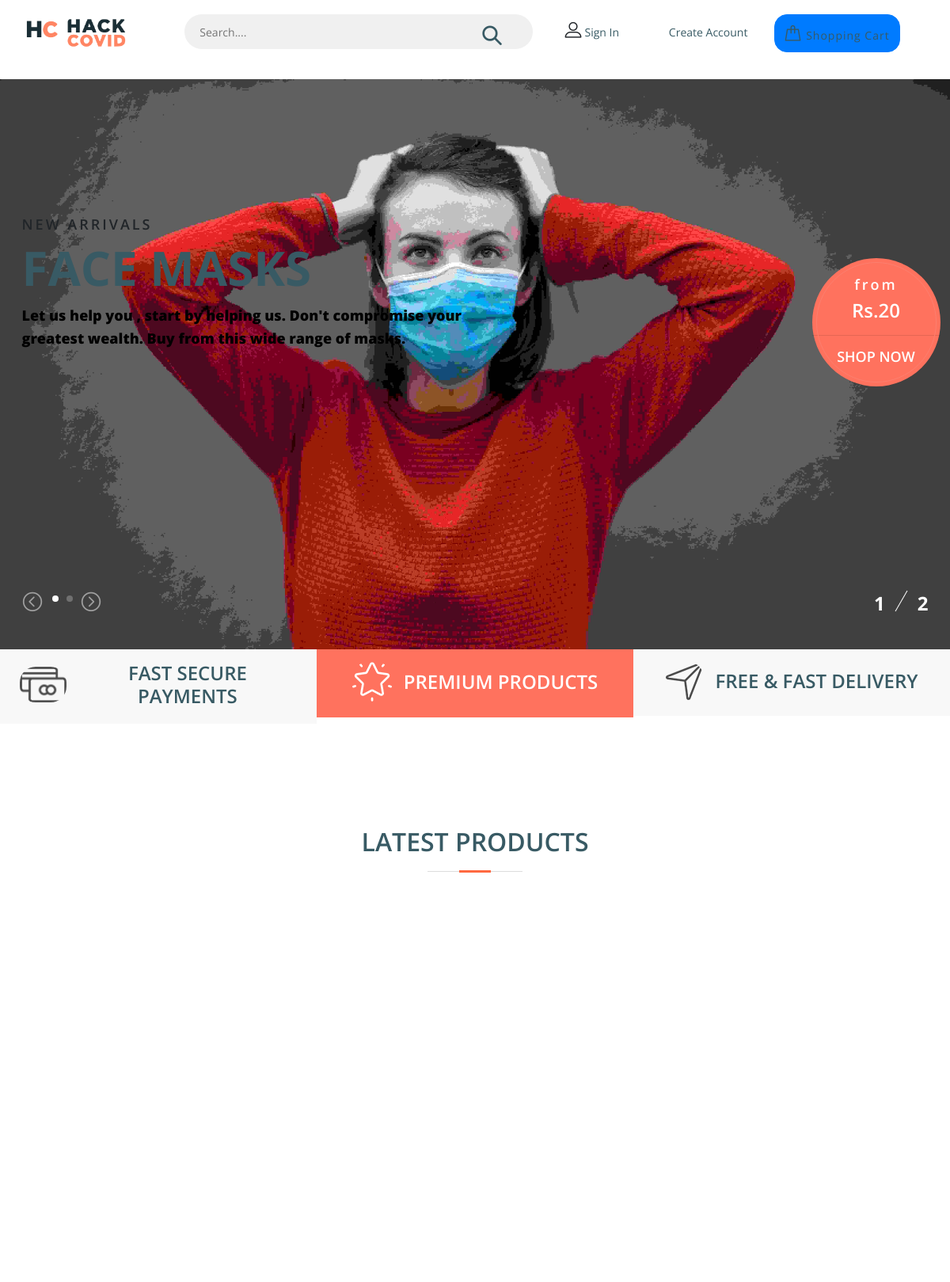
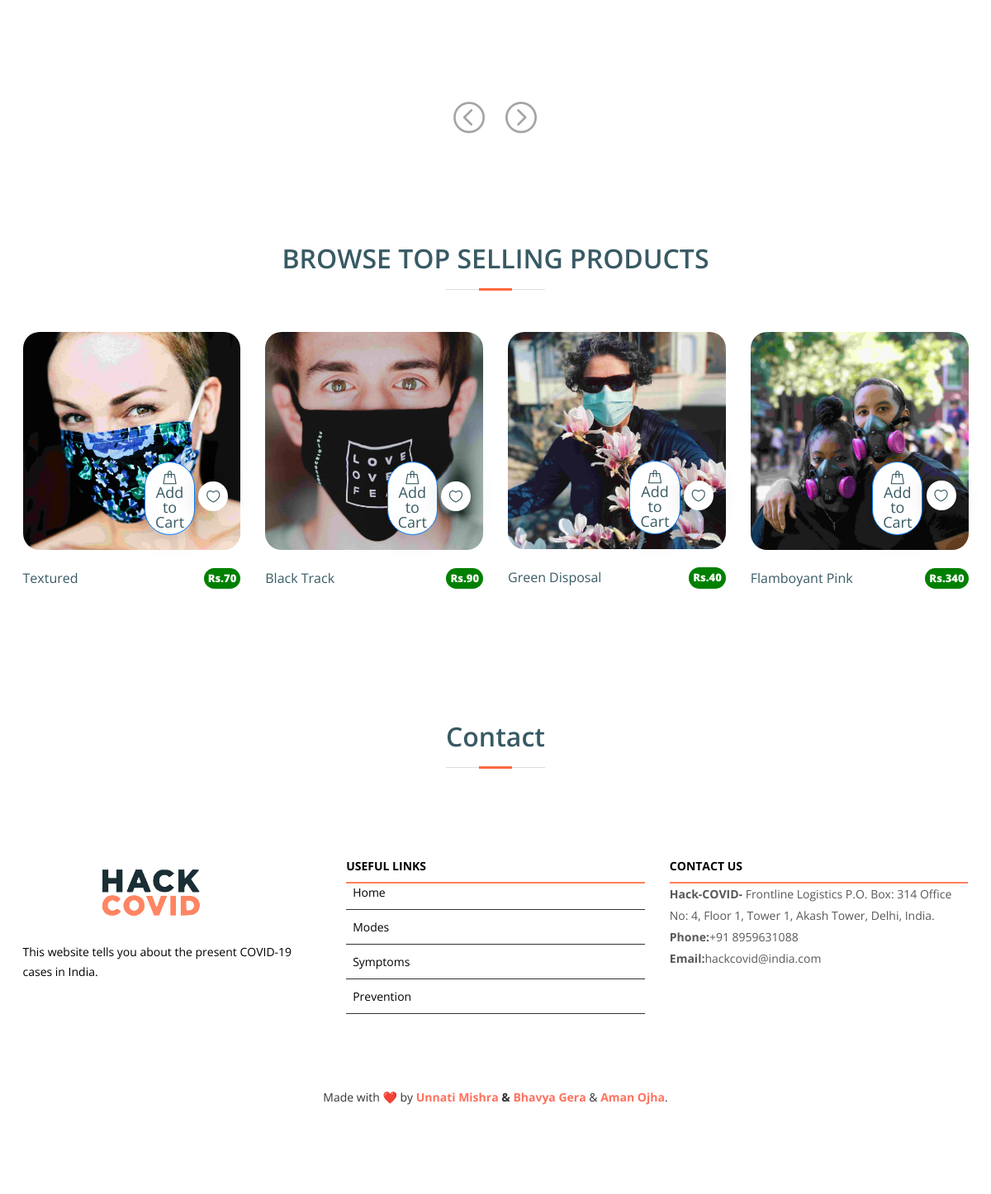
/store/, run on the app's committed database (2 pictures, top to bottom).
### hackKovid/models.py (models this page shows, shortened)
class Product(models.Model):
    ID = models.AutoField
    Name = models.CharField(max_length = 50)
    Price = models.CharField(max_length=20)
    desc = models.CharField(max_length=5000, default='')
    image = models.ImageField(upload_to='hackKovid/images')
    UploadToHINTLatestProductOrTOPSellingProducts = models.CharField(max_length=20)

### hackKovid/views.py (the view)
# urls.py: path('store/', views.store, name='store'),
def store(request):
    item = Product.objects.values()
    allProds = {'item': item}
    return render(request, 'store.html', allProds)

### hackKovid/templates/store.html (shortened to what this page needs)
{% extends "basic.html" %}
{% load static %}
{% block header %}
	<header class="header-section">
		<div class="header-top">
			<div class="container">
				<div class="row">
					<div class="col-lg-2 text-center text-lg-left">
						<img src="{% static 'assets/img/Icon.png' %}" style="margin-top: -15px; width:50px;" alt="">
						<a href="/"><img src="{% static 'assets/img/Logo.png' %}" style=" width:80px;" alt=""></a>
					</div>
					<div class="col-xl-5 col-lg-4">
						<form class="header-search-form">
							<input type="text" placeholder="Search....">
							<button><i class="flaticon-search"></i></button>
						</form>
					</div>
					<div class="col-xl-5 col-lg-6">
						<div class="user-panel">
							<div class="up-item">
								<i class="flaticon-profile"></i>
								<a href="/signup/" id="login">Sign In </a><a href="/create/">Create Account</a>
							</div>
							<div class="up-item">
							<button class="btn btn-primary" style="border-radius: 16px;color: white;">
								<a href="/cart/">
									<div class="shopping-card">
										<i class="flaticon-bag"></i>
									</div>
									Shopping Cart</a>
							</button>
							</div>
							<div class="up-item">
							</div>
						</div>
					</div>
				</div>
			</div>
		</div>
{% endblock header %}
{% block body %}
	<section class="hero-section" style="margin-top: -4em;margin-bottom: -4em;">
		<div class="hero-slider owl-carousel">
			<div class="hs-item set-bg" data-setbg="{% static 'img/back.jpg' %}">
				<div class="container">
					<div class="row">
						<div class="col-xl-6 col-lg-7 text-black">
							<span>New Arrivals</span>
							<h2>Face Masks</h2>
							<p style="font-weight: 800; color: black;"><b>Let us help you , start by helping us. Don't compromise your greatest wealth. Buy from
								this wide range of masks.</b></p>
						</div>
					</div>
					<div class="offer-card text-white">
						<span>from</span>
						<h4>Rs.20</h4>
						<hr>
						<h5>SHOP NOW</h5>
					</div>
				</div>
			</div>
		</div>
		<div class="container">
			<div class="slide-num-holder" id="snh-1"></div>
		</div>
	</section>
	<section class="features-section">
		<div class="container-fluid">
			<div class="row">
				<div class="col-md-4 p-0 feature">
					<div class="feature-inner">
						<div class="feature-icon">
							<img src="{% static 'img/icons/1.png' %}" alt="#">
						</div>
						<h2>Fast Secure Payments</h2>
					</div>
				</div>
				<div class="col-md-4 p-0 feature">
					<div class="feature-inner">
						<div class="feature-icon">
							<img src="{% static 'img/icons/2.png' %}" alt="#">
						</div>
						<h2>Premium Products</h2>
					</div>
				</div>
				<div class="col-md-4 p-0 feature">
					<div class="feature-inner">
						<div class="feature-icon">
							<img src="{% static 'img/icons/3.png' %}" alt="#">
						</div>
						<h2>Free & fast Delivery</h2>
					</div>
				</div>
			</div>
		</div>
	</section>
	<section class="top-letest-product-section">
		<div class="container">
			<div class="section-title">
				<h2>LATEST PRODUCTS</h2>
			</div>
			<div class="product-slider owl-carousel">
				{% for items in item %}
				{% if items.UploadToHINTLatestProductOrTOPSellingProducts == 'Latest Products' %}
				<div class="product-item">
					<div class="pi-pic">
						<img src="/media/{{items.image}}" alt="">
					</div>
					<div class="pi-text">
						<a href="https://g.co/payinvite/dz8sc4r">
							<h6 style="
                font-weight: 800;
                font-size: 13px;
                display: inline-block;
                padding: 5px 5px 5px 5px;
                border-radius: 50px;
                transition: 0.5s;
                background: green;
                border-style: none;
                color: #fff;" id="pr{{items.id}}">Rs.{{items.Price}}</h6>
						</a>
						<p id="pr{{items.id}}">{{items.Name}}</p>
					</div>
				</div>
				{% endif %}
				{% endfor %}
			</div>
		</div>
	</section>
	<section class="product-filter-section">
		<div class="container">
			<div class="section-title">
				<h2>BROWSE TOP SELLING PRODUCTS</h2>
			</div>
			<div class="row">
				{% for items in item %}
						{% if items.UploadToHINTLatestProductOrTOPSellingProducts == 'Top Selling Products' %}
						<div class="col-lg-3 col-sm-6">
							<div class="product-item">
								<div class="pi-pic">
									<img src="/media/{{items.image}}" alt="">
									<div class="pi-links">
										<a onclick="AddToCart(this.id)" class="btn btn-outline-primary" id="{{items.id}}"><i class="flaticon-bag"></i><span>Add to Cart</span></a>
										<a class="wishlist-btn"><i class="flaticon-heart"></i></a>
									</div>
								</div>
								<div class="pi-text">
									<a href="https://g.co/payinvite/dz8sc4r">
										<h6 style="
						font-weight: 800;
						font-size: 13px;
						display: inline-block;
						padding: 5px 5px 5px 5px;
						border-radius: 50px;
						transition: 0.5s;
						background: green;
						border-style: none;
						color: #fff;" id="price{{items.id}}">Rs.{{items.Price}}</h6>
									</a>
									<p id="name{{items.id}}">{{items.Name}}</p>
								</div>
							</div>
						</div>
						{% endif %}
				{% endfor %}
			</div>
		</div>
	</section>
{% endblock body %}

### hackKovid/templates/basic.html (shortened to what this page needs)
<!DOCTYPE html>
{% load static %}
<html lang="en">
<head>
    <link href="{% static 'assets/vendor/bootstrap/css/bootstrap.min.css' %}" rel="stylesheet" />
    <link href="{% static 'assets/vendor/icofont/icofont.min.css' %}" rel="stylesheet" />
    <link rel="stylesheet" href="https://stackpath.bootstrapcdn.com/font-awesome/4.7.0/css/font-awesome.min.css"
 />
    <link href="{% static 'assets/css/style.css' %}" rel="stylesheet" />
	<link rel="stylesheet" href="{% static 'css/bootstrap.min.css' %}" />
	<link rel="stylesheet" href="{% static 'css/font-awesome.min.css' %}" />
	<link rel="stylesheet" href="{% static 'css/flaticon.css' %}" />
	<link rel="stylesheet" href="{% static 'css/slicknav.min.css' %}" />
	<link rel="stylesheet" href="{% static 'css/jquery-ui.min.css' %}" />
	<link rel="stylesheet" href="{% static 'css/owl.carousel.min.css' %}" />
	<link rel="stylesheet" href="{% static 'css/animate.css' %}" />
    <link rel="stylesheet" href="{% static 'css/style.css' %}" />
</head>
<body>
    {% block header %}
    {% endblock header %}
{% block body %}
{% endblock body %}
	<section id="contact">
		<div class="section-title">
			<h2>Contact</h2>
		</div>
		<footer id="footer">
			<div class="footer-top">
				<div class="container">
					<div class="row">
						<div class="col-lg-4 col-md-6 footer-info">
							<h3>
								<img src="{% static 'img/Logo-HC.png' %}" style="width: 130px; margin-left: 80px;" />
							</h3>
                            <p>
                                This website tells you about the present COVID-19 cases in India.
                            </p>
						</div>
						<div class="col-lg-4 col-md-6 footer-links">
							<h4>Useful Links</h4>
							<ul>
								<li>
									<i class="ion-ios-arrow-right"></i> <a href="/">Home</a>
								</li>
								<li>
									<i class="ion-ios-arrow-right"></i> <a href="#modes">Modes</a>
								</li>
								<li>
									<i class="ion-ios-arrow-right"></i> <a href="#symptoms">Symptoms</a>
								</li>
								<li>
									<i class="ion-ios-arrow-right"></i> <a href="#prevention">Prevention</a>
								</li>
							</ul>
						</div>
						<div class="col-lg-4 col-md-6 footer-contact">
							<h4>Contact Us</h4>
							<p>
								<b>Hack-COVID- </b>Frontline Logistics
								P.O. Box: 314
								Office No: 4, Floor 1, Tower 1, Akash Tower, Delhi, India.
								<br />
								<strong>Phone:</strong>+91 8959631088<br />
								<strong>Email:</strong>hackcovid@india.com<br />
							</p>
						</div>
					</div>
				</div>
			</div>
			<div class="container">
				<div class="copyright" style="padding-bottom: 50px;">
					Made with ❤️️ by <strong><a style="color: #FF725E;" href="https://linktr.ee/Ping_Unnati">Unnati Mishra</a> & <a style="color: #FF725E;"
							href="https://linktr.ee/bhavyagera">Bhavya Gera</a></strong> & <strong><a style="color: #FF725E;" href="https://linktr.ee/coderaman07">Aman Ojha</a></strong>.
				</div>
			</div>
		</footer>
	</section>
</body>
</html>

### hackKovid/static/assets/css/style.css (style rules this page uses)
body { font-family: "Open Sans", sans-serif; color: #444444; }
a { color: #FF6940; }
h1, h2, h3, h4, h5, h6 { font-family: "Raleway", sans-serif; }
section { padding: 60px 0; }
.section-title { text-align: center; padding-bottom: 30px; }
.section-title h2 { font-size: 32px; font-weight: 600; margin-bottom: 20px; padding-bottom: 20px; position: relative; }
.section-title h2::before { content: ""; position: absolute; display: block; width: 120px; height: 1px; background: #ddd; bottom: 1px; left: calc(50% - 60px); }
.section-title h2::after { content: ""; position: absolute; display: block; width: 40px; height: 3px; background: #FF6940; bottom: 0; left: calc(50% - 20px); }
button { font-weight: 800; font-size: 13px; letter-spacing: 1px; display: inline-block; padding: 8px 30px 9px 30px; border-radius: 50px; transition: 0.5s; background: #385A64; border-style: none; color: #fff; }
#footer { background: #fff; padding: 0 0 30px 0; color: #333; font-size: 14px; }
#footer .footer-top { background: #fff; padding: 60px 0 30px 0; }
#footer .footer-top .footer-info { margin-bottom: 30px; }
#footer .footer-top .footer-info h3 { font-size: 34px; margin: 0 0 20px 0; padding: 2px 0 2px 10px; line-height: 1; font-weight: 100; letter-spacing: 3px; }
#footer .footer-top .footer-info p { font-size: 14px; line-height: 24px; margin-bottom: 0; color: #000; }
#footer .footer-top h4 { font-size: 14px; font-weight: bold; color: #000; text-transform: uppercase; position: relative; padding-bottom: 12px; }
#footer .footer-top h4::before, #footer .footer-top h4::after { content: ''; position: absolute; left: 0; bottom: 0; height: 2px; }
#footer .footer-top h4::before { right: 0; background: #FF7F5C; }
#footer .footer-top h4::after { background: #FF7F5C; width: 60px; }
#footer .footer-top .footer-links { margin-bottom: 30px; }
#footer .footer-top .footer-links ul { list-style: none; padding: 0; margin: 0; }
#footer .footer-top .footer-links ul i { padding-right: 8px; color: #000; }
#footer .footer-top .footer-links ul li { border-bottom: 1px solid #333; padding: 10px 0; }
#footer .footer-top .footer-links ul li:first-child { padding-top: 0; }
#footer .footer-top .footer-links ul a { color: #000; }
#footer .footer-top .footer-contact { margin-bottom: 30px; }
#footer .footer-top .footer-contact p { line-height: 26px; }
#footer .copyright { text-align: center; padding-top: 30px; }

### data on the page
Product: image (picture)
Product: image (picture)
Product: image (picture)
Product: image (picture)
Product: image (picture), Price "70", Name "Textured"
Product: image (picture), Price "90", Name "Black Track"
Product: image (picture), Price "40", Name "Green Disposal"
Product: image (picture), Price "340", Name "Flamboyant Pink"
